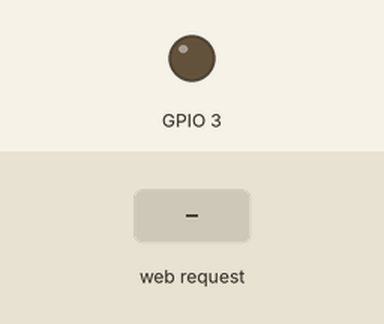
Simulated run of this sketch. Board: ESP8266 (NodeMCU). Parts: output pins drawn as LEDs (lit = HIGH). Dashed ring = blinking. The inputs (shaded band) are chosen by the test bench. WiFi joins after 1.5 s; servers stay silent unless stated; what the sketch prints to the serial monitor is not drawn.

Above: at 2.7 s.
2.8 s: HTTP request GET /setoptions?adv=120 received
At 2.92 s:
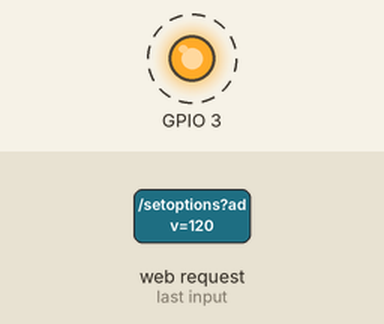
5.8 s: HTTP request GET /setoptions?adv=1 received
8.0 s: HTTP request GET /setoptions?adv=120&hold=120 received
At 8.12 s:
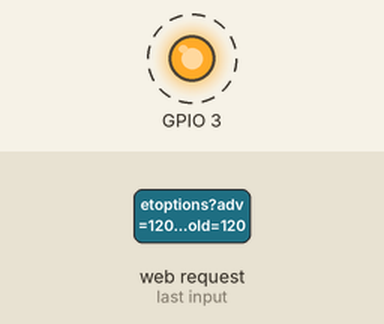
Timing chart, 0 to 17.0 s (numbered marks = the images above; inputs shaded):
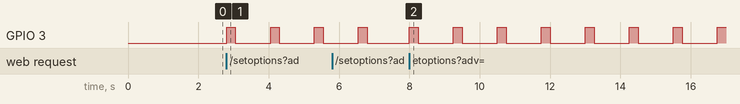

Measured:
- after the input at 2.8 s, GPIO 3: alternates HIGH for 0.25 s and LOW for 1.0 s, starting at once
- after the input at 8.0 s, GPIO 3: alternates HIGH for 0.25 s and LOW for 1.0 s, starting at once

The sketch:

SET-impulse.ino
```cpp
#include <Ticker.h>
#include <ESP8266WiFi.h>
#include <WiFiUdp.h>
#include <DNSServer.h>
#include <ESP8266WebServer.h>
#include <WiFiManager.h>

char ssid[] = "xxxxxxxxxxxxxxxx";  //  your network SSID (name)
char pass[] = "xxxxxxxxxxxxxxxx";  // your network password
int hour, minute, second, refreshTime = 1, outputPulse, advanceMins = 0, holdMins = 0;
String netChoices, sendBuffer = "";

WiFiUDP packet;
Ticker callGetTime, oneMinute;
ESP8266WebServer server(80);

void handleRoot() {
  sendBuffer = "<!DOCTYPE HTML>\r\n<html>";
  sendBuffer += "<form method='get' action='setoptions'>";
  sendBuffer += "<input type='number' name='adv' style='width: 3.5em'>";
  sendBuffer += "&nbsp;&nbsp;<input type='submit' value='Advance X minutes'></form><p>";
  sendBuffer += "<form method='get' action='setoptions'>";
  sendBuffer += "<input type='number' name='hold' style='width: 3.5em'>";
  sendBuffer += "&nbsp;&nbsp;<input type='submit' value='Hold for X minutes'></form><p>";
  sendBuffer += "</html>";
  server.send(200, "text/html", sendBuffer);
}

void setOptions()
{
  String serverArg;
  sendBuffer = "<!DOCTYPE HTML>\r\n<html>";
  if ((serverArg = server.arg("adv")) != "" )
  {
    advanceMins = serverArg.toInt();
    sendBuffer += "<p>Advancing minutes by " + String(advanceMins) + "</p>";
  }
  else if ((serverArg = server.arg("hold")) != "" )
  {
    holdMins = serverArg.toInt();
    sendBuffer += "<p>Holding for " + String(holdMins) + " minutes</p>";
  }
  sendBuffer += "</html>";
  server.send(200, "text/html", sendBuffer);
}

void handleNotFound() {
  String message = "File Not Found\n\n";
  message += "URI: ";
  message += server.uri();
  message += "\nMethod: ";
  message += (server.method() == HTTP_GET) ? "GET" : "POST";
  message += "\nArguments: ";
  message += server.args();
  message += "\n";
  for (uint8_t i = 0; i < server.args(); i++) {
    message += " " + server.argName(i) + ": " + server.arg(i) + "\n";
  }
  server.send(404, "text/plain", message);
}

void setup()
{
  Serial.begin(115200, SERIAL_8N1, SERIAL_TX_ONLY);
  digitalWrite(3, LOW);
  pinMode(3, FUNCTION_3);
  pinMode(3, OUTPUT);
  WiFi.mode(WIFI_STA);
  WiFi.begin(ssid, pass);
  while (WiFi.status() != WL_CONNECTED)
  {
    delay(500);
    Serial.print(".");
  }
  Serial.print("\n");
  Serial.println(WiFi.localIP());
  server.on("/", handleRoot);
  server.on("/setoptions", setOptions);
  server.onNotFound(handleNotFound);
  server.begin();

  packet.begin(2390);
  getTime();
}

void pulseClock()
{
  if ( holdMins > 0)
    holdMins--;
  else
    outputPulse = 1;
}
void triggerRefresh()
{
  refreshTime = 1;
}

void loop()
{
  if(advanceMins > 0)
  {
    advanceMins--;
    digitalWrite(3, HIGH);
    delay(250);
    digitalWrite(3, LOW);
    delay(1000);
  }
  if (outputPulse)
  {
    outputPulse = 0;
    oneMinute.attach(60, pulseClock);
    Serial.println("Click");
    digitalWrite(3, HIGH);
    delay(250);
    digitalWrite(3, LOW);
  }
  if (refreshTime)
    getTime();
  server.handleClient();
}

void getTime() {
  const int NTP_PACKET_SIZE = 48;
  byte packetBuffer[ NTP_PACKET_SIZE];
  IPAddress timeServerIP;

  refreshTime = 0;
  //IPAddress timeServerIP(172, 17, 2, 21);
  WiFi.hostByName("pool.ntp.org", timeServerIP);
  memset(packetBuffer, 0, NTP_PACKET_SIZE);
  packetBuffer[0] = 0b11100011;   // LI, Version, Mode
  packetBuffer[1] = 0;     // Stratum, or type of clock
  packetBuffer[2] = 6;     // Polling Interval
  packetBuffer[3] = 0xEC;  // Peer Clock Precision
  // 8 bytes of zero for Root Delay & Root Dispersion
  packetBuffer[12]  = 49;
  packetBuffer[13]  = 0x4E;
  packetBuffer[14]  = 49;
  packetBuffer[15]  = 52;
  packet.beginPacket(timeServerIP, 123);
  packet.write(packetBuffer, NTP_PACKET_SIZE);
  packet.endPacket();
  // Wait for reply
  while (packet.parsePacket() < 1)
  {
    Serial.print(".");
    delay(50);
  }
  packet.read(packetBuffer, NTP_PACKET_SIZE); // read the packet into the buffer
  unsigned long highWord = word(packetBuffer[40], packetBuffer[41]);
  unsigned long lowWord = word(packetBuffer[42], packetBuffer[43]);
  unsigned long secsSince1900 = highWord << 16 | lowWord;
  const unsigned long seventyYears = 2208988800UL;
  unsigned long epoch = secsSince1900 - seventyYears;
  epoch -= 7 * 3600; //Adjust time zone
  hour = (epoch % 86400L) / 3600;
  Serial.println(second);
  minute = (epoch % 3600) / 60;
  second = epoch % 60;

  printTime(hour, minute, second);

  callGetTime.attach((3600 - second), triggerRefresh);
  oneMinute.attach((59 - second), pulseClock);

}

void printTime(int hour, int minute, int second)
{
  if (hour < 10)
    Serial.print("0");
  Serial.print(hour);
  Serial.print(":");
  if (minute < 10)
    Serial.print("0");
  Serial.print(minute);
  Serial.print(":");
  if (second < 10)
    Serial.print("0");
  Serial.println(second);
}
```
